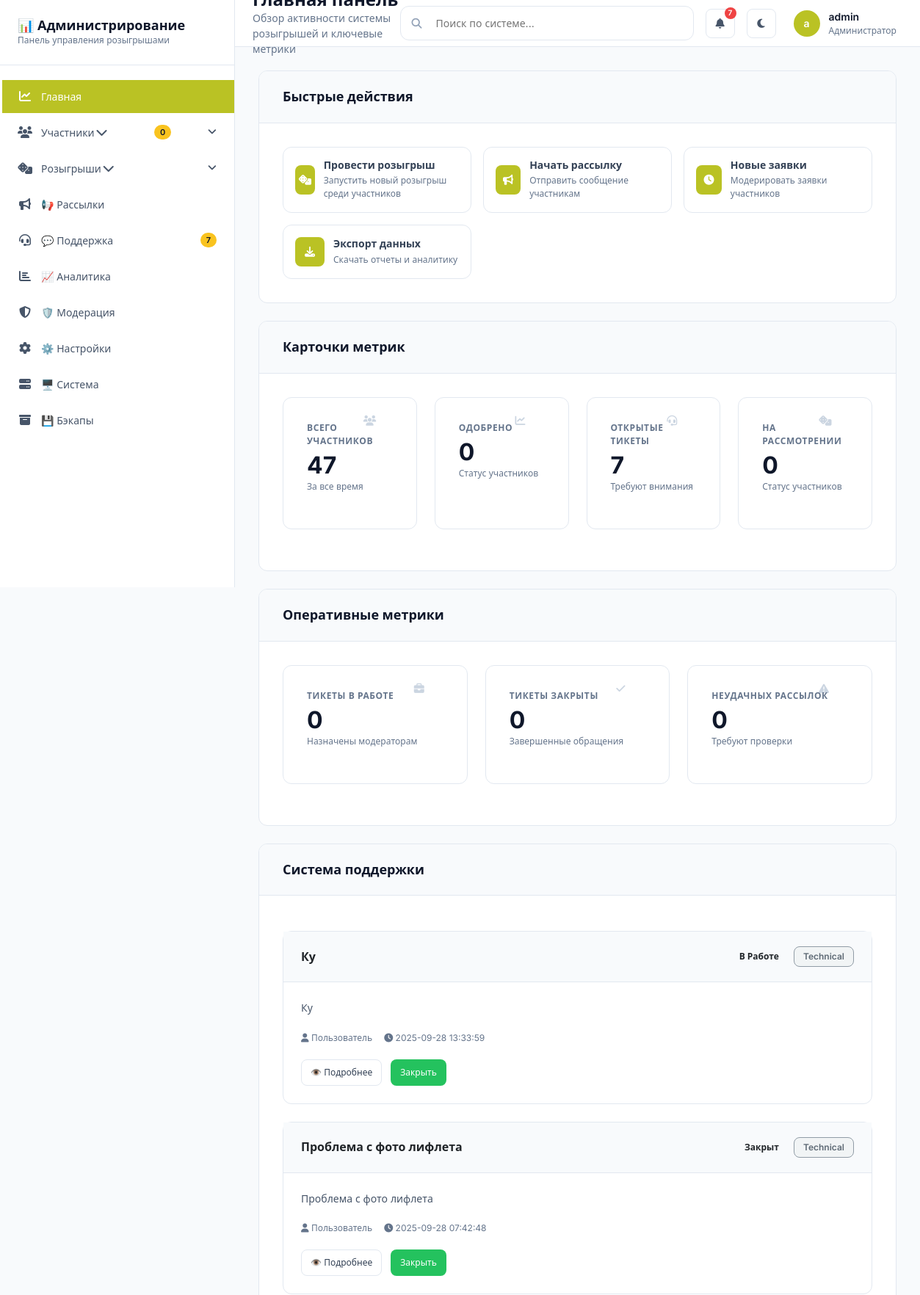
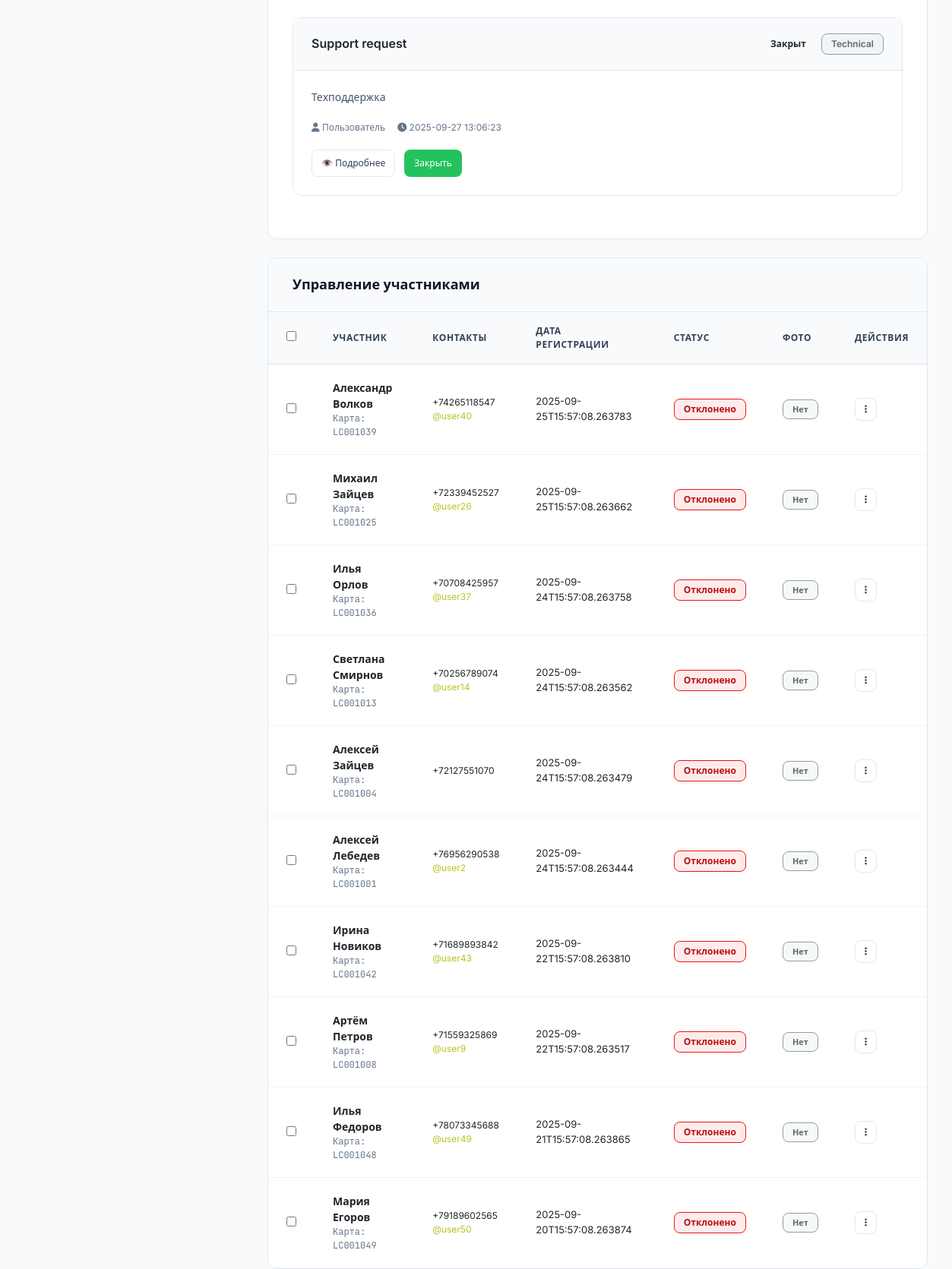
/admin/ (signed in, upper part), run on the app's committed database (2 pictures, top to bottom).
### tables this page shows
CREATE TABLE support_tickets (
        id INTEGER PRIMARY KEY AUTOINCREMENT,
        participant_id INTEGER,
        subject TEXT NOT NULL,
        message TEXT NOT NULL,
        status TEXT DEFAULT 'open',
        created_at TIMESTAMP DEFAULT CURRENT_TIMESTAMP,
        updated_at TIMESTAMP,
        FOREIGN KEY(participant_id) REFERENCES participants(id)
    );

CREATE TABLE participants (
        id INTEGER PRIMARY KEY AUTOINCREMENT,
        telegram_id BIGINT UNIQUE NOT NULL,
        username TEXT,
        full_name TEXT NOT NULL,
        phone_number TEXT UNIQUE NOT NULL,
        loyalty_card TEXT UNIQUE NOT NULL,
        photo_path TEXT,
        status TEXT DEFAULT 'pending',
        registration_date TIMESTAMP DEFAULT CURRENT_TIMESTAMP,
        updated_at TIMESTAMP
    , admin_notes TEXT);

### web/routes/admin.py (the view)
@admin_bp.route("/")
@login_required
def dashboard():
    try:
        db = _get_admin_db()
        raw = db.get_statistics()
        stats = {
            "total_participants": raw.get("total_participants", 0),
            "total_winners": raw.get("total_winners", 0),
            "open_tickets": raw.get("open_tickets", 0),
            "by_status": {
                "approved": raw.get("approved_participants", 0),
                "pending": raw.get("pending_participants", 0),
                "rejected": raw.get("rejected_participants", 0),
            },
        }
        recent_participants, _ = db.list_participants(page=1, per_page=10)
        recent_tickets, _ = db.list_support_tickets(page=1, per_page=3)
        moderation = db.get_moderation_activity()
        top_reasons = db.get_top_rejection_reasons(limit=5)
        return render_template(
            "dashboard.html",
            stats=stats,
            recent_participants=recent_participants,
            recent_tickets=recent_tickets,
            moderation=moderation,
            top_reasons=top_reasons,
        )
    except Exception as e:
        current_app.logger.error(f"Dashboard error: {e}")
        flash("Ошибка загрузки данных панели управления", "error")
        return render_template(
            "dashboard.html",
            stats={"total_participants": 0, "total_winners": 0, "open_tickets": 0, "by_status": {"approved": 0, "pending": 0, "rejected": 0}},
            recent_participants=[],
            recent_tickets=[],
            moderation={"processed_today": 0, "approved_today": 0, "rejected_today": 0},
            top_reasons=[],
        )

### database/admin_queries.py (called while the page is built)
    def _connect(self) -> sqlite3.Connection:
        conn = sqlite3.connect(
            self.db_path,
            timeout=30.0,  # 30 second timeout
            isolation_level=None  # Autocommit mode for better performance
        )
        conn.row_factory = sqlite3.Row
        conn.execute("PRAGMA journal_mode=WAL")
        conn.execute("PRAGMA synchronous=NORMAL")
        conn.execute("PRAGMA cache_size=-64000")  # 64MB cache
        conn.execute("PRAGMA temp_store=MEMORY")
        conn.execute("PRAGMA mmap_size=268435456")  # 256MB mmap
        return conn

    def get_moderation_activity(self) -> Dict[str, int]:
        with self._connect() as conn:
            processed_today = conn.execute(
                "SELECT COUNT(*) FROM participants WHERE date(updated_at)=date('now') AND status IN ('approved','rejected')"
            ).fetchone()[0]
            approved_today = conn.execute(
                "SELECT COUNT(*) FROM participants WHERE date(updated_at)=date('now') AND status='approved'"
            ).fetchone()[0]
            rejected_today = conn.execute(
                "SELECT COUNT(*) FROM participants WHERE date(updated_at)=date('now') AND status='rejected'"
            ).fetchone()[0]
        return {
            "processed_today": processed_today,
            "approved_today": approved_today,
            "rejected_today": rejected_today,
        }

    def get_top_rejection_reasons(self, limit: int = 5) -> List[sqlite3.Row]:
        with self._connect() as conn:
            return conn.execute(
                """
                SELECT admin_notes as reason, COUNT(*) as cnt
                FROM participants
                WHERE status='rejected' AND admin_notes IS NOT NULL AND TRIM(admin_notes)<>''
                GROUP BY admin_notes
                ORDER BY cnt DESC
                LIMIT ?
                """,
                (limit,),
            ).fetchall()

### web/routes/admin.py (called while the page is built)
def _get_admin_db() -> AdminDatabase:
    try:
        config = current_app.config
        db_path = config.get("DATABASE_PATH", "data/lottery_bot.sqlite")
        return AdminDatabase(db_path=db_path)
    except Exception as e:
        current_app.logger.error(f"Failed to connect to admin database: {e}")
        raise

### web/templates/dashboard.html (shortened to what this page needs)
{% extends "base.html" %}
{% block page_subtitle %}Обзор активности системы розыгрышей и ключевые метрики{% endblock %}
{% block content %}
<div class="card mb-6">
    <div class="card-header">
        <h2 class="card-title">Быстрые действия</h2>
    </div>
    <div class="card-body">
        <div class="quick-actions">
            <a href="{{ url_for('admin.lottery') }}" class="quick-action">
                <div class="quick-action-icon">
                    <i class="fas fa-dice"></i>
                </div>
                <div class="quick-action-content">
                    <h3>Провести розыгрыш</h3>
                    <p>Запустить новый розыгрыш среди участников</p>
                </div>
            </a>
            <a href="{{ url_for('admin.broadcasts') }}" class="quick-action">
                <div class="quick-action-icon">
                    <i class="fas fa-bullhorn"></i>
                </div>
                <div class="quick-action-content">
                    <h3>Начать рассылку</h3>
                    <p>Отправить сообщение участникам</p>
                </div>
            </a>
            <a href="{{ url_for('admin.participants', status='pending') }}" class="quick-action">
                <div class="quick-action-icon">
                    <i class="fas fa-clock"></i>
                </div>
                <div class="quick-action-content">
                    <h3>Новые заявки</h3>
                    <p>Модерировать заявки участников</p>
                </div>
            </a>
            <a href="{{ url_for('admin.export_participants') }}" class="quick-action">
                <div class="quick-action-icon">
                    <i class="fas fa-download"></i>
                </div>
                <div class="quick-action-content">
                    <h3>Экспорт данных</h3>
                    <p>Скачать отчеты и аналитику</p>
                </div>
            </a>
        </div>
    </div>
</div>
<div class="card mb-6">
    <div class="card-header">
        <h2 class="card-title">Карточки метрик</h2>
    </div>
    <div class="card-body">
        <div class="grid grid-cols-4 gap-6">
            <div class="card metric-card hover-elevate">
                <div class="card-body">
                    <div class="metric-card-content">
                        <div class="metric-title">Всего участников</div>
                        <div class="metric-value">{{ stats.total_participants }}</div>
                        <div class="metric-subtitle">За все время</div>
                    </div>
                    <i class="fas fa-users metric-icon"></i>
                </div>
            </div>
            <div class="card metric-card hover-elevate">
                <div class="card-body">
                    <div class="metric-card-content">
                        <div class="metric-title">Одобрено</div>
                        <div class="metric-value">{{ stats.by_status.get('approved', 0) }}</div>
                        <div class="metric-subtitle">Статус участников</div>
                    </div>
                    <i class="fas fa-chart-line metric-icon"></i>
                </div>
            </div>
            <div class="card metric-card hover-elevate">
                <div class="card-body">
                    <div class="metric-card-content">
                        <div class="metric-title">Открытые тикеты</div>
                        <div class="metric-value">{{ stats.open_tickets or 0 }}</div>
                        <div class="metric-subtitle">Требуют внимания</div>
                    </div>
                    <i class="fas fa-headset metric-icon"></i>
                </div>
            </div>
            <div class="card metric-card hover-elevate">
                <div class="card-body">
                    <div class="metric-card-content">
                        <div class="metric-title">На рассмотрении</div>
                        <div class="metric-value">{{ stats.by_status.get('pending', 0) }}</div>
                        <div class="metric-subtitle">Статус участников</div>
                    </div>
                    <i class="fas fa-dice metric-icon"></i>
                </div>
            </div>
        </div>
    </div>
</div>
<div class="card mb-6">
    <div class="card-header">
        <h2 class="card-title">Оперативные метрики</h2>
    </div>
    <div class="card-body">
        <div class="grid grid-cols-3 gap-6">
            <div class="card metric-card hover-elevate">
                <div class="card-body">
                    <div class="metric-card-content">
                        <div class="metric-title">Тикеты в работе</div>
                        <div class="metric-value">{{ (stats.tickets_in_progress or 0) }}</div>
                        <div class="metric-subtitle">Назначены модераторам</div>
                    </div>
                    <i class="fas fa-briefcase metric-icon"></i>
                </div>
            </div>
            <div class="card metric-card hover-elevate">
                <div class="card-body">
                    <div class="metric-card-content">
                        <div class="metric-title">Тикеты закрыты</div>
                        <div class="metric-value">{{ (stats.tickets_closed or 0) }}</div>
                        <div class="metric-subtitle">Завершенные обращения</div>
                    </div>
                    <i class="fas fa-check metric-icon"></i>
                </div>
            </div>
            <div class="card metric-card hover-elevate">
                <div class="card-body">
                    <div class="metric-card-content">
                        <div class="metric-title">Неудачных рассылок</div>
                        <div class="metric-value">{{ (stats.failed_broadcasts or 0) }}</div>
                        <div class="metric-subtitle">Требуют проверки</div>
                    </div>
                    <i class="fas fa-triangle-exclamation metric-icon"></i>
                </div>
            </div>
        </div>
    </div>
</div>
<div class="card mb-6">
    <div class="card-header">
        <h2 class="card-title">Система поддержки</h2>
    </div>
    <div class="card-body">
        {% if recent_tickets %}
            {% for ticket in recent_tickets %}
            <div class="support-ticket" style="margin-top: var(--space-4);">
                <div class="ticket-header">
                    <h3 class="ticket-title">{{ ticket.subject or ticket.title or 'Без темы' }}</h3>
                    <div class="d-flex gap-2">
                        <span class="status-badge status-{{ ticket.status or 'open' }}">
                            {% if ticket.status == 'open' %}Открыт{% elif ticket.status == 'in_progress' %}В работе{% elif ticket.status == 'closed' %}Закрыт{% else %}{{ ticket.status }}{% endif %}
                        </span>
                        <span class="status-badge status-archived">{{ ticket.category or 'Общие' }}</span>
                    </div>
                </div>
                <div class="ticket-content">
                    <p class="ticket-description">{{ ticket.message or ticket.description or '—' }}</p>
                    <div class="ticket-meta">
                        <span><i class="fas fa-user"></i> {{ ticket.participant_name or 'Пользователь' }}</span>
                        <span><i class="fas fa-clock"></i> {{ ticket.created_at or '' }}</span>
                    </div>
                    <div class="ticket-actions">
                        <a href="{{ url_for('admin.support_ticket_detail', ticket_id=ticket.id) }}" class="btn btn-sm btn-outline">👁️ Подробнее</a>
                        <button class="btn btn-sm btn-success"
                                data-bs-toggle="modal"
                                data-bs-target="#confirmationModal"
                                data-bs-title="Закрыть тикет?"
                                data-bs-body="Вы уверены, что хотите закрыть тикет?"
                                data-bs-action="{{ url_for('admin.update_ticket_status', ticket_id=ticket.id) }}"
                                data-bs-fields='{"status":"closed"}'>Закрыть</button>
                    </div>
                </div>
            </div>
            {% endfor %}
        {% else %}
            <div class="text-muted">Нет открытых тикетов</div>
        {% endif %}
    </div>
</div>
<div class="card mb-6">
    <div class="card-header">
        <h2 class="card-title">Управление участниками</h2>
    </div>
    <div class="card-body p-0">
        <div class="table-responsive">
            <table class="data-table">
                <thead>
                    <tr>
                        <th style="width: 40px;">
                            <input type="checkbox" id="select-all" style="margin: 0;">
                        </th>
                        <th>Участник</th>
                        <th>Контакты</th>
                        <th>Дата регистрации</th>
                        <th>Статус</th>
                        <th>Фото</th>
                        <th style="width: 100px;">Действия</th>
                    </tr>
                </thead>
                <tbody>
                    {% for p in recent_participants %}
                    <tr>
                        <td>
                            <input type="checkbox" class="row-select" style="margin: 0;" value="{{ p.id }}">
                        </td>
                        <td>
                            <div>
                                <div style="font-weight: 600;">{{ p.full_name }}</div>
                                {% if p.loyalty_card %}
                                <div class="text-mono" style="font-size: 12px; color: var(--color-gray-500);">
                                    Карта: {{ p.loyalty_card }}
                                </div>
                                {% endif %}
                            </div>
                        </td>
                        <td>
                            <div style="font-size: 12px;">
                                <div>{{ p.phone_number }}</div>
                                {% if p.username %}<div style="color: var(--color-primary);">@{{ p.username }}</div>{% endif %}
                            </div>
                        </td>
                        <td>
                            <div style="font-size: 13px;">{{ p.registration_date }}</div>
                        </td>
                        <td>
                            <span class="status-badge status-{{ p.status }}">
                                {% if p.status == 'pending' %}Ожидает{% elif p.status == 'approved' %}Одобрено{% elif p.status == 'rejected' %}Отклонено{% else %}{{ p.status }}{% endif %}
                            </span>
                        </td>
                        <td>
                            <span class="status-badge {% if p.photo_path %}status-approved{% else %}status-archived{% endif %}" style="font-size: 11px;">
                                {% if p.photo_path %}Есть{% else %}Нет{% endif %}
                            </span>
                        </td>
                        <td>
                            <div class="dropdown">
                                <button class="btn btn-sm btn-outline" type="button" data-bs-toggle="dropdown">
                                    <i class="fas fa-ellipsis-v"></i>
                                </button>
                            </div>
                        </td>
                    </tr>
                    {% endfor %}
                </tbody>
            </table>
        </div>
    </div>
</div>
{% endblock %}

### data on the page
support_tickets: subject "Ку", status "В Работе", category "Technical", message "Ку", participant_name "Пользователь", created_at "2025-09-28 13:33:59"
support_tickets: subject "Проблема с фото лифлета", status "Закрыт", category "Technical", message "Проблема с фото лифлета", participant_name "Пользователь", created_at "2025-09-28 07:42:48"
support_tickets: subject "Support request", status "Закрыт", category "Technical", message "Техподдержка", participant_name "Пользователь", created_at "2025-09-27 13:06:23"
participants: full_name "Александр Волков", loyalty_card "LC001039", phone_number "+74265118547", username "user40", registration_date "2025-09-25T15:57:08.263783", status "Отклонено"
participants: full_name "Михаил Зайцев", loyalty_card "LC001025", phone_number "+72339452527", username "user26", registration_date "2025-09-25T15:57:08.263662", status "Отклонено"
participants: full_name "Илья Орлов", loyalty_card "LC001036", phone_number "+70708425957", username "user37", registration_date "2025-09-24T15:57:08.263758", status "Отклонено"
participants: full_name "Светлана Смирнов", loyalty_card "LC001013", phone_number "+70256789074", username "user14", registration_date "2025-09-24T15:57:08.263562", status "Отклонено"
participants: full_name "Алексей Зайцев", loyalty_card "LC001004", phone_number "+72127551070", registration_date "2025-09-24T15:57:08.263479", status "Отклонено"
participants: full_name "Алексей Лебедев", loyalty_card "LC001001", phone_number "+76956290538", username "user2", registration_date "2025-09-24T15:57:08.263444", status "Отклонено"
participants: full_name "Ирина Новиков", loyalty_card "LC001042", phone_number "+71689893842", username "user43", registration_date "2025-09-22T15:57:08.263810", status "Отклонено"
participants: full_name "Артём Петров", loyalty_card "LC001008", phone_number "+71559325869", username "user9", registration_date "2025-09-22T15:57:08.263517", status "Отклонено"
participants: full_name "Илья Федоров", loyalty_card "LC001048", phone_number "+78073345688", username "user49", registration_date "2025-09-21T15:57:08.263865", status "Отклонено"
participants: full_name "Мария Егоров", loyalty_card "LC001049", phone_number "+79189602565", username "user50", registration_date "2025-09-20T15:57:08.263874", status "Отклонено"

### other printed values
{{ current_user.username[0] if current_user.is_authenticated else 'A' }} "a"
{{ current_user.username if current_user.is_authenticated else 'Админ' }} "admin"
{{ stats.total_participants }} "47"
{{ stats.by_status.get('approved', 0) }} "0"
{{ stats.open_tickets or 0 }} "7"
{{ stats.by_status.get('pending', 0) }} "0"
{{ (stats.tickets_in_progress or 0) }} "0"
{{ (stats.tickets_closed or 0) }} "0"
{{ (stats.failed_broadcasts or 0) }} "0"
